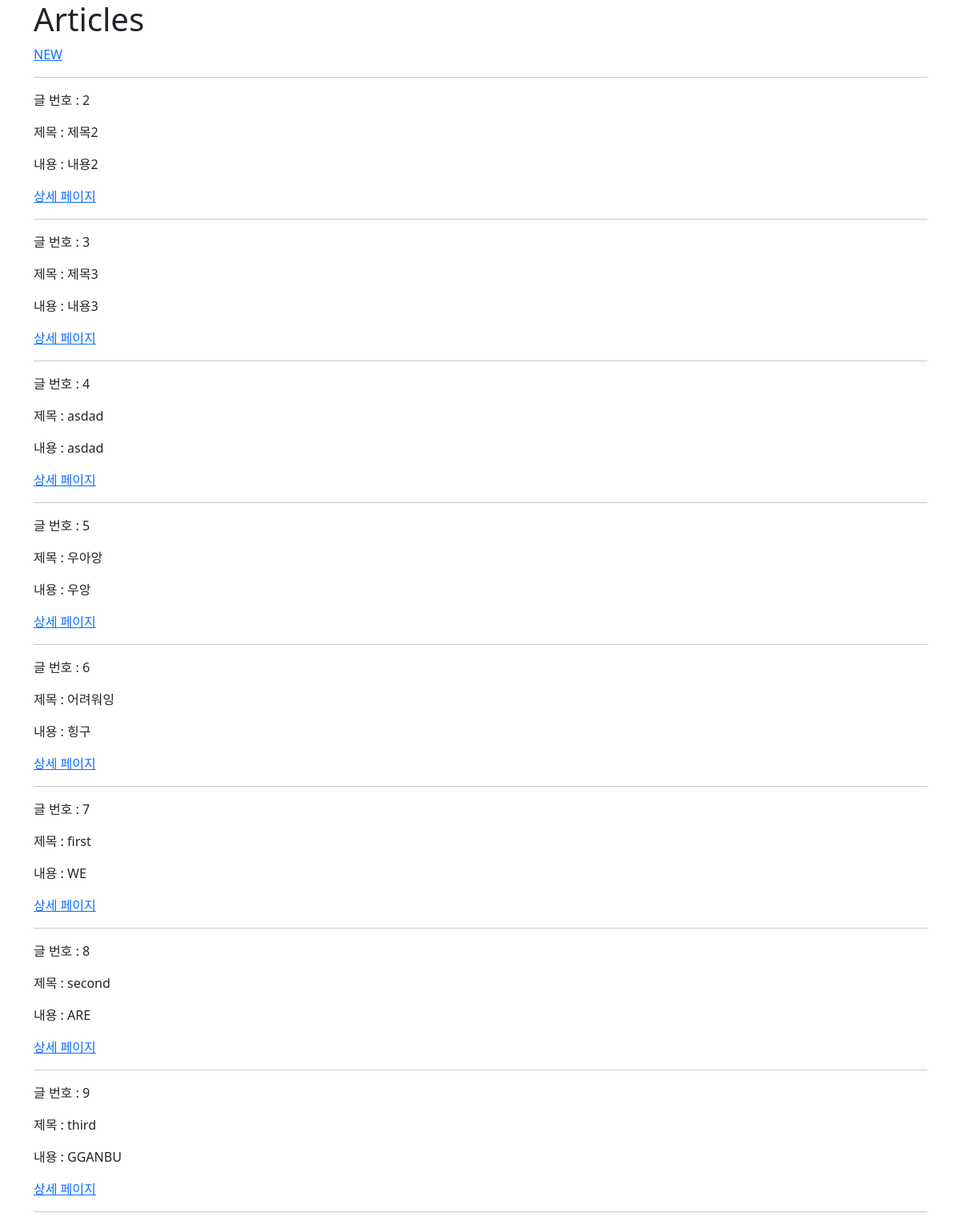
The app's page /articles/ with its own data.
### articles/models.py (models this page shows, shortened)
class Article(models.Model):
    title = models.CharField(max_length=10)
    content = models.TextField()
    created_at = models.DateTimeField(auto_now_add=True)
    updated_at = models.DateTimeField(auto_now=True)

### articles/views.py (the view)
# urls.py: path('', views.index, name='index'),
def index(request):
    articles = Article.objects.all()
    context = {
        'articles': articles,
    }
    return render(request, 'articles/index.html', context)

### articles/templates/articles/index.html (shortened to what this page needs)
{% extends 'base.html' %}
{% block content %}
  <h1>Articles</h1>
  <a href="{% url 'articles:new' %}">NEW</a>
  <hr>
  {% for article in articles %}
    <p>글 번호 : {{ article.pk }}</p>
    <p>제목 : {{ article.title }}</p>
    <p>내용 : {{ article.content }}</p>
    <a href="{% url 'articles:details' article.pk %}">상세 페이지</a>
    <hr>
  {% endfor %}
{% endblock content %}

### templates/base.html (shortened to what this page needs)
<!DOCTYPE html>
<html lang="en">
<head>
  <link href="https://cdn.jsdelivr.net/npm/bootstrap@5.2.0-beta1/dist/css/bootstrap.min.css" rel="stylesheet">
</head>
<body>
  <div class="container">
    {% block content %}
    {% endblock content %}
  </div>
</body>
</html>

### records on screen
Article: pk "2", title "제목2", content "내용2"
Article: pk "3", title "제목3", content "내용3"
Article: pk "4", title "asdad", content "asdad"
Article: pk "5", title "우아앙", content "우앙"
Article: pk "6", title "어려워잉", content "힝구"
Article: pk "7", title "first", content "WE"
Article: pk "8", title "second", content "ARE"
Article: pk "9", title "third", content "GGANBU"
